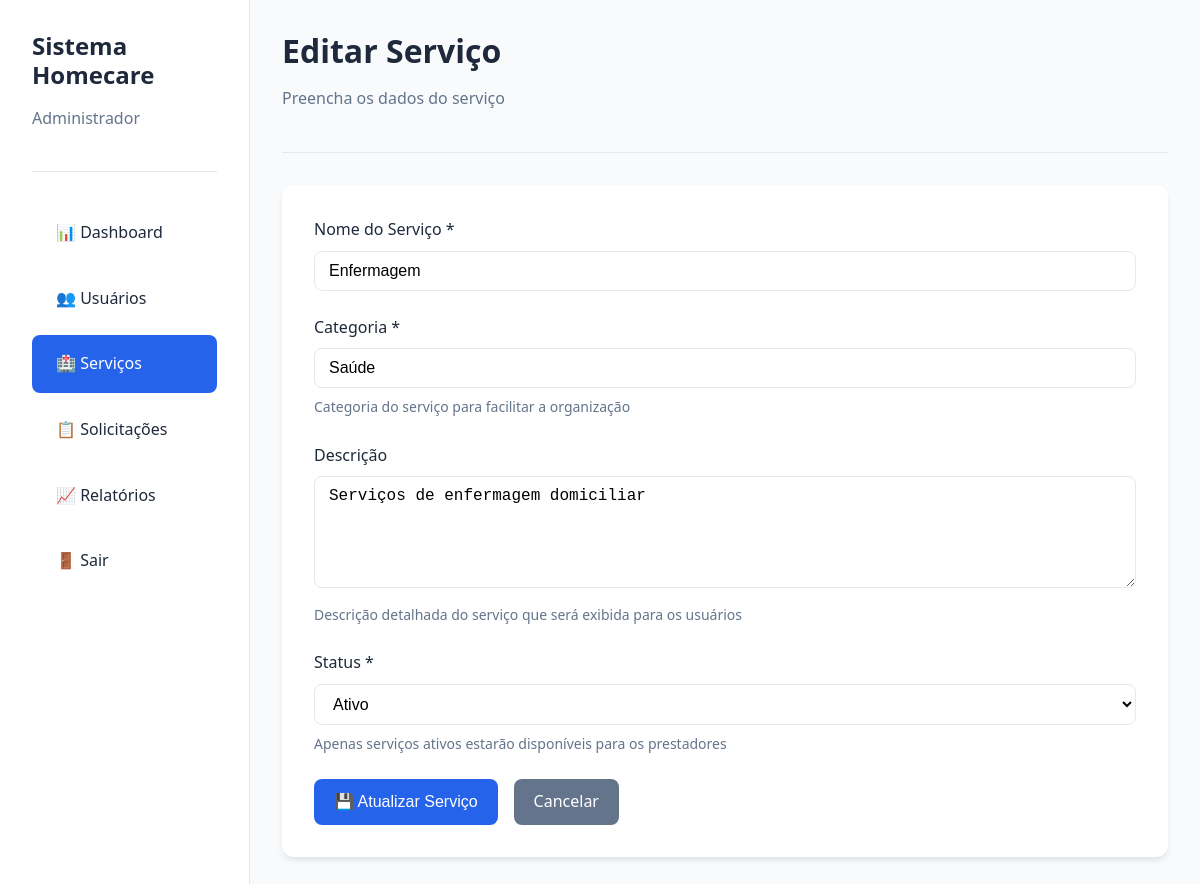
The page /admin/servico_form.php?id=1 (signed in) on the database its author committed.
### tables this page shows
CREATE TABLE servicos (
    id INT AUTO_INCREMENT PRIMARY KEY,
    nome_servico VARCHAR(100) NOT NULL,
    descricao TEXT,
    categoria VARCHAR(50),
    icone VARCHAR(100),
    status ENUM('ativo', 'inativo') DEFAULT 'ativo',
    data_cadastro TIMESTAMP DEFAULT CURRENT_TIMESTAMP,
    data_atualizacao TIMESTAMP DEFAULT CURRENT_TIMESTAMP ON UPDATE CURRENT_TIMESTAMP,
    INDEX idx_categoria (categoria),
    INDEX idx_status (status)
);

### admin/servico_form.php (the view, shortened to what this page needs)
<?php
$db = getDB();
$servico = null;
$isEdit = false;
if (isset($_GET['id'])) {
    $id = (int)$_GET['id'];
    $isEdit = true;
    try {
        $stmt = $db->prepare("SELECT * FROM servicos WHERE id = ?");
        $stmt->execute([$id]);
        $servico = $stmt->fetch();
    } catch (PDOException $e) {
        setAlert('Erro ao buscar serviço.', 'error');
        redirect('/admin/servicos.php');
    }
}
?>
<!DOCTYPE html>
<html lang="pt-BR">
<head>
    <link rel="stylesheet" href="../assets/css/style.css">
</head>
<body>
<div class="dashboard">
    <aside class="sidebar">
        <div class="sidebar-header">
            <h3><?= SITE_NAME ?></h3>
            <p>Administrador</p>
        </div>
        <ul class="sidebar-menu">
            <li><a href="index.php">📊 Dashboard</a></li>
            <li><a href="usuarios.php">👥 Usuários</a></li>
            <li><a href="servicos.php" class="active">🏥 Serviços</a></li>
            <li><a href="solicitacoes.php">📋 Solicitações</a></li>
            <li><a href="relatorios.php">📈 Relatórios</a></li>
            <li><a href="../auth/logout.php">🚪 Sair</a></li>
        </ul>
    </aside>
    <main class="main-content">
        <div class="page-header">
            <h1><?= $isEdit ? 'Editar Serviço' : 'Novo Serviço' ?></h1>
            <p>Preencha os dados do serviço</p>
        </div>
        <div class="card">
            <form method="POST">
                <div class="form-group">
                    <label for="nome_servico">Nome do Serviço *</label>
                    <input type="text" id="nome_servico" name="nome_servico" required
                           value="<?= $servico ? htmlspecialchars($servico['nome_servico']) : '' ?>"
                           placeholder="Ex: Enfermagem Domiciliar">
                </div>
                <div class="form-group">
                    <label for="categoria">Categoria *</label>
                    <input type="text" id="categoria" name="categoria" required
                           value="<?= $servico ? htmlspecialchars($servico['categoria']) : '' ?>"
                           placeholder="Ex: Saúde, Cuidados, Terapia">
                    <small>Categoria do serviço para facilitar a organização</small>
                </div>
                <div class="form-group">
                    <label for="descricao">Descrição</label>
                    <textarea id="descricao" name="descricao" rows="5"
                              placeholder="Descreva o serviço..."><?= $servico ? htmlspecialchars($servico['descricao']) : '' ?></textarea>
                    <small>Descrição detalhada do serviço que será exibida para os usuários</small>
                </div>
                <div class="form-group">
                    <label for="status">Status *</label>
                    <select id="status" name="status" required>
                        <option value="ativo" <?= ($servico && $servico['status'] === 'ativo') ? 'selected' : '' ?>>
                            Ativo
                        </option>
                    </select>
                    <small>Apenas serviços ativos estarão disponíveis para os prestadores</small>
                </div>
                <div style="display: flex; gap: 1rem; margin-top: 1.5rem;">
                    <button type="submit" class="btn btn-primary">
                        <?= $isEdit ? '💾 Atualizar Serviço' : '➕ Cadastrar Serviço' ?>
                    </button>
                    <a href="servicos.php" class="btn btn-secondary">Cancelar</a>
                </div>
            </form>
        </div>
    </main>
</div>
</body>
</html>

### assets/css/style.css (style rules this page uses)
* { margin: 0; padding: 0; box-sizing: border-box; }
:root { --primary-color: #2563eb; --primary-dark: #1e40af; --primary-light: #3b82f6; --secondary-color: #64748b; --secondary-dark: #475569; --success-color: #10b981; --error-color: #ef4444; --warning-color: #f59e0b; --info-color: #3b82f6; --bg-color: #f8fafc; --card-bg: #ffffff; --text-color: #1e293b; --text-light: #64748b; --border-color: #e2e8f0; --shadow-sm: 0 1px 2px 0 rgba(0, 0, 0, 0.05); --shadow-md: 0 4px 6px -1px rgba(0, 0, 0, 0.1); --shadow-lg: 0 10px 15px -3px rgba(0, 0, 0, 0.1); --shadow-xl: 0 20px 25px -5px rgba(0, 0, 0, 0.1); --spacing-xs: 0.5rem; --spacing-sm: 1rem; --spacing-md: 1.5rem; --spacing-lg: 2rem; --spacing-xl: 3rem; --radius-sm: 0.375rem; --radius-md: 0.5rem; --radius-lg: 0.75rem; --radius-xl: 1rem; }
body { font-family: 'Segoe UI', Tahoma, Geneva, Verdana, sans-serif; background-color: var(--bg-color); color: var(--text-color); line-height: 1.6; min-height: 100vh; }
h1, h2, h3, h4, h5, h6 { font-weight: 600; line-height: 1.2; margin-bottom: var(--spacing-sm); color: var(--text-color); }
h1 { font-size: 2.5rem; }
h3 { font-size: 1.5rem; }
p { margin-bottom: var(--spacing-sm); color: var(--text-light); }
a { color: var(--primary-color); text-decoration: none; transition: color 0.3s ease; }
.btn { display: inline-block; padding: 0.625rem 1.25rem; font-size: 1rem; font-weight: 500; text-align: center; border: none; border-radius: var(--radius-md); cursor: pointer; transition: all 0.3s ease; text-decoration: none; }
.btn-primary { background-color: var(--primary-color); color: white; }
.btn-secondary { background-color: var(--secondary-color); color: white; }
.form-group { margin-bottom: var(--spacing-md); flex: 1; }
label { display: block; margin-bottom: var(--spacing-xs); font-weight: 500; color: var(--text-color); }
input[type="text"], input[type="email"], input[type="password"], input[type="tel"], input[type="date"], input[type="time"], input[type="number"], select, textarea { width: 100%; padding: 0.625rem 0.875rem; border: 1px solid var(--border-color); border-radius: var(--radius-md); font-size: 1rem; transition: all 0.3s ease; background-color: white; }
textarea { min-height: 100px; resize: vertical; }
small { display: block; margin-top: var(--spacing-xs); font-size: 0.875rem; color: var(--text-light); }
.dashboard { display: flex; min-height: 100vh; }
.sidebar { width: 250px; background-color: white; border-right: 1px solid var(--border-color); padding: var(--spacing-lg); }
.sidebar-header { margin-bottom: var(--spacing-lg); padding-bottom: var(--spacing-md); border-bottom: 1px solid var(--border-color); }
.sidebar-menu { list-style: none; }
.sidebar-menu li { margin-bottom: var(--spacing-xs); }
.sidebar-menu a { display: block; padding: var(--spacing-sm) var(--spacing-md); color: var(--text-color); border-radius: var(--radius-md); transition: all 0.3s ease; }
.sidebar-menu a:hover, .sidebar-menu a.active { background-color: var(--primary-color); color: white; }
.main-content { flex: 1; padding: var(--spacing-lg); }
.page-header { margin-bottom: var(--spacing-lg); padding-bottom: var(--spacing-md); border-bottom: 1px solid var(--border-color); }
.page-header h1 { font-size: 2rem; }
.card { background-color: white; border-radius: var(--radius-lg); padding: var(--spacing-lg); box-shadow: var(--shadow-md); margin-bottom: var(--spacing-lg); }

### rows shown on the page
servicos: nome_servico "Enfermagem", categoria "Saúde", descricao "Serviços de enfermagem domiciliar", status "Ativo"

### other values the page prints
SITE_NAME "Sistema Homecare"
